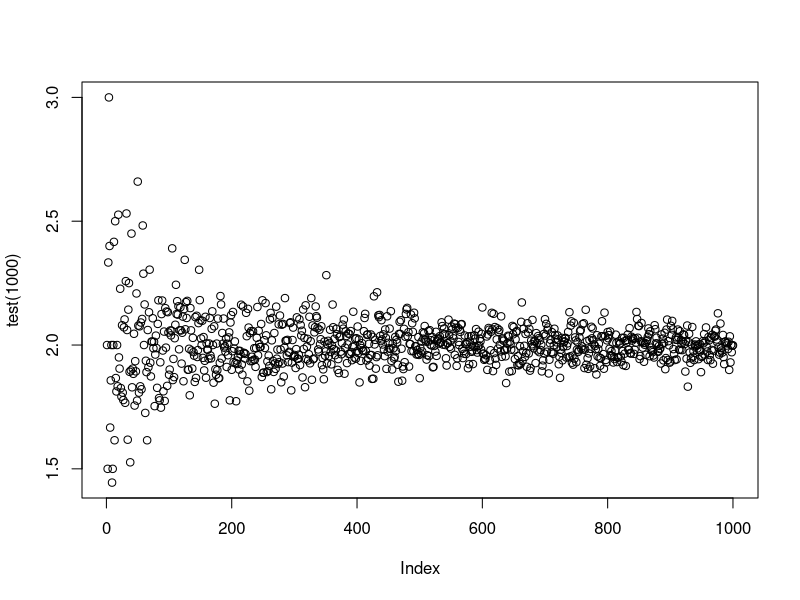

Reproduce this figure in R.
## ---- chunk 1
atteso<-function(prove){

consecutivi<-NULL
scores<-NULL

for(i in 1:prove)
{
tiri<-1
punteggio<-2

  while(rbinom(1,1,.5)==1)
   {
    tiri<-tiri+1
    punteggio<-2^tiri
    }
consecutivi[i]<-tiri
scores[i]<-punteggio

}
somma<-sum(consecutivi)
atteso<-somma/prove
return(atteso)
}


test<-function(prove) {
test<-NULL

for(i in 1:prove) {
test[i]<-atteso(i)
}
return(test)
}


plot(test(1000))
